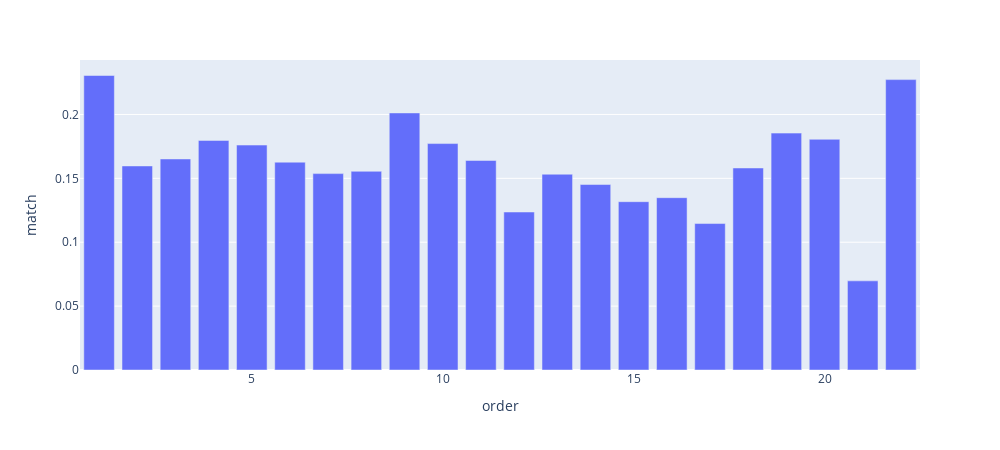

The cell this chart's notebook holds for it:
### Markdown cell above
#### Pour obtenir un deuxième rendez-vous, vaut-il mieux être le premier speed date de la soirée ou le dernier ?

### Code cell
data_order = data.groupby("order")["match"].mean().reset_index()
px.bar(data_order, x = "order", y = "match", height=450, width = 1000)

### Figure 1 — Plotly figure (JSON) as saved in the notebook; plotly's stock layout.template omitted (floating-point values rounded to 4 significant figures)
{"data": [{"alignmentgroup": "True", "hovertemplate": "order=%{x}<br>match=%{y}<extra></extra>", "legendgroup": "", "marker": {"color": "#636efa", "pattern": {"shape": ""}}, "name": "", "offsetgroup": "", "orientation": "v", "showlegend": false, "textposition": "auto", "type": "bar", "x": [1, 2, 3, 4, 5, 6, 7, 8, 9, 10, 11, 12, 13, 14, 15, 16, 17, 18, 19, 20, 21, 22], "xaxis": "x", "y": [0.2305, 0.1597, 0.1652, 0.1797, 0.176, 0.1627, 0.1537, 0.1555, 0.2012, 0.1772, 0.164, 0.1237, 0.1532, 0.1452, 0.1317, 0.1349, 0.1146, 0.1581, 0.1854, 0.1806, 0.06977, 0.2273], "yaxis": "y"}], "layout": {"barmode": "relative", "height": 450, "legend": {"tracegroupgap": 0}, "margin": {"t": 60}, "width": 1000, "xaxis": {"anchor": "y", "domain": [0, 1], "title": {"text": "order"}}, "yaxis": {"anchor": "x", "domain": [0, 1], "title": {"text": "match"}}}}
